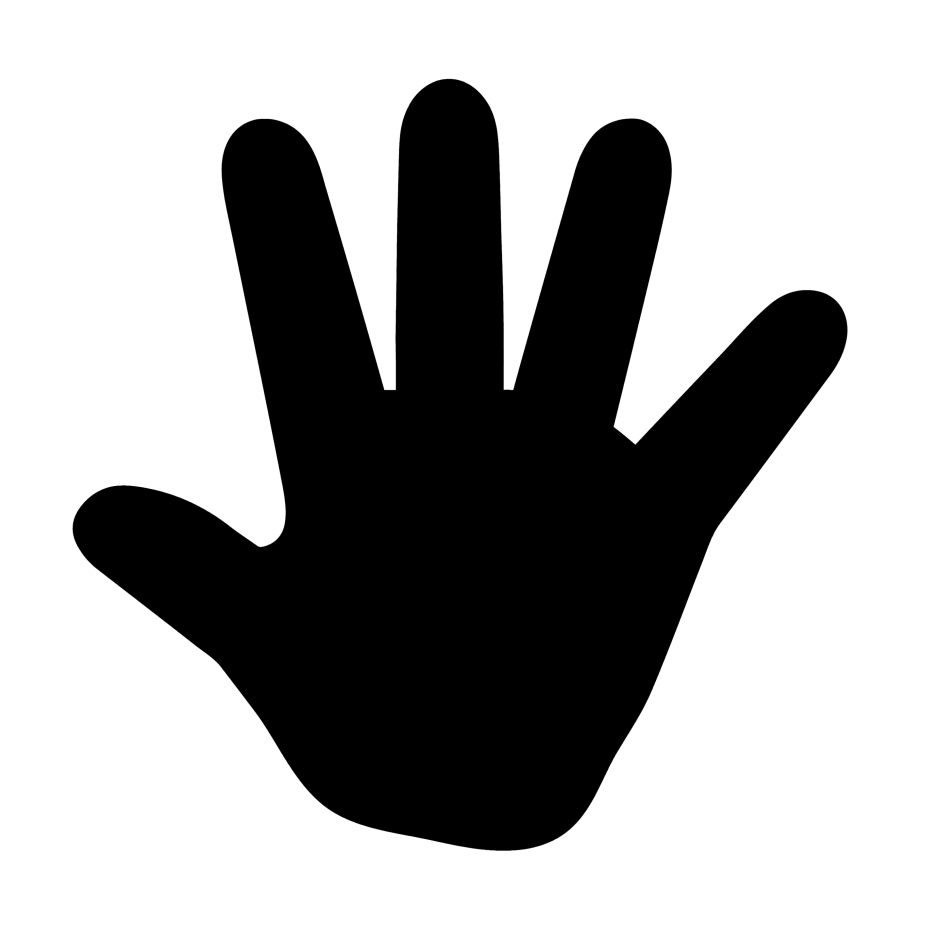
#> input picture palm.png, 2800 x 2800 px, given in place of the camera (shown at 1/3 size)
$ python cam-final3_tty.py
#> lines starting #> are read from the running program, lines starting #| are printed output that depends on the picture; after the words box and inside, x2 and y2 are one past the last pixel; in counts of white or black regions, pixels touching at a corner belong together
#!/usr/bin/env python3
# cam-final3_tty.py — ASCII preview forced to the terminal device (/dev/tty) if stdout is not visible.
# Same as your cam-final3.py, but _render_ascii_grid writes to /dev/tty fallback.

import os, sys, time, json, threading, queue, signal
import numpy as np
import cv2
import serial

cv2.setUseOptimized(True)
cv2.setNumThreads(1)

SERIAL_PORT        = os.getenv("FLIPDOT_SERIAL", "/dev/serial0")
BAUD_RATE          = int(os.getenv("FLIPDOT_BAUD", "57600"))
PANEL_ADDRESSES    = [int(x) for x in os.getenv("FLIPDOT_ADDRS", "1,2,3,4").split(",")]

RES_W, RES_H       = [int(x) for x in os.getenv("CAM_RES", "640,480").split(",")]
GUI_DEFAULT        = bool(os.environ.get("DISPLAY"))
USE_GUI            = bool(int(os.getenv("USE_GUI", "0")))  # default OFF
USE_ASCII          = bool(int(os.getenv("USE_ASCII", "1"))) # default ON
ASCII_RATE         = float(os.getenv("ASCII_RATE", "8.0"))
MIRROR             = bool(int(os.getenv("MIRROR", "1")))

SUPER              = int(os.getenv("SUPER", "5"))
BLUR_SIGMA         = float(os.getenv("BLUR_SIGMA", "1.2"))
BIN_THRESH         = float(os.getenv("BIN_THRESH", "0.50"))
MORPH_RADIUS       = int(os.getenv("MORPH_RADIUS", "0"))
DILATE_ITERS       = int(os.getenv("DILATE_ITERS", "0"))
ERODE_ITERS        = int(os.getenv("ERODE_ITERS", "0"))
USE_DITHER         = bool(int(os.getenv("USE_DITHER", "1")))

ROI_BOX            = [float(x) for x in os.getenv("ROI_BOX", "0.25,0.10,0.50,0.70").split(",")]

CAM_SIGNAL_PATH    = os.getenv("CAM_SIGNAL_PATH", "/tmp/cam_state.json")
ACTIVE_PIXELS_MIN  = int(os.getenv("ACTIVE_PIXELS_MIN", "100"))
EMA_ALPHA          = float(os.getenv("EMA_ALPHA", "0.95"))
HEARTBEAT_EVERY    = float(os.getenv("HEARTBEAT_EVERY", "0.20"))
DELTA_ALPHA        = float(os.getenv("DELTA_ALPHA", "0.90"))

BLACK_IS           = int(os.getenv("FLIP_BLACK_IS", "0"))  # your default

SEND_MIN_INTERVAL  = float(os.getenv("SEND_MIN_INTERVAL", "0.15"))
SEND_MAX_INTERVAL  = float(os.getenv("SEND_MAX_INTERVAL", "1.0"))
SEND_DELTA_MIN     = int(os.getenv("SEND_DELTA_MIN", "12"))
SEND_LOG           = bool(int(os.getenv("SEND_LOG", "1")))

HB_DEBUG           = bool(int(os.getenv("HB_DEBUG", "0")))

ASCII_LOG          = os.getenv("ASCII_LOG", "")

def _bar(pct: float, width: int = 30) -> str:
    pct = max(0.0, min(1.0, pct))
    n = int(pct * width + 0.5)
    return "[" + ("#" * n) + ("-" * (width - n)) + "]"

_BAYER_8 = (1/64.0)*np.array([
 [0,32,8,40,2,34,10,42],
 [48,16,56,24,50,18,58,26],
 [12,44,4,36,14,46,6,38],
 [60,28,52,20,62,30,54,22],
 [3,35,11,43,1,33,9,41],
 [51,19,59,27,49,17,57,25],
 [15,47,7,39,13,45,5,37],
 [63,31,55,23,61,29,53,21]
], dtype=np.float32)

def _write_tty(text: str):
    # Try stdout first
    ok = False
    if sys.stdout and (sys.stdout.isatty()):
        try:
            os.system("clear")
        except Exception:
            pass
        try:
            print(text, flush=True)
            ok = True
        except Exception:
            ok = False
    if ok:
        return
    # Fallback: write to /dev/tty directly
    try:
        with open("/dev/tty", "w") as tty:
            try:
                os.system("clear > /dev/tty 2>/dev/null")
            except Exception:
                pass
            tty.write(text)
            tty.flush()
        ok = True
    except Exception as e:
        ok = False
    # Also mirror to file if requested
    if ASCII_LOG:
        try:
            with open(ASCII_LOG, "w") as f:
                f.write(text)
        except Exception:
            pass

def _render_ascii_grid(bw: np.ndarray):
    grid = "\n".join("".join('#' if bw[y, x] else '.' for x in range(28)) for y in range(28))
    text = "[Preview] '#'=black, '.'=white\n" + grid + "\n(Ctrl+C to quit)\n"
    _write_tty(text)

def pack_flipbytes(frame28: np.ndarray):
    assert frame28.shape == (28,28)
    panels = []
    for p in range(4):
        row_offset = p * 7
        data = bytearray()
        for x in range(28):
            byte = 0
            for y in range(7):
                bit = int(frame28[row_offset + y, x]) & 1
                byte |= (bit << y)
            data.append(byte)
        panels.append(data)
#> in main, bgr is the input picture: shape (2800, 2800, 3); min 0, max 255, mean 167.1
    return panels

def serial_sender(port, baud, panel_addrs, pkt_queue: queue.Queue, running_flag):
    try:
        ser = serial.Serial(port, baud, timeout=0, write_timeout=0)
        print(f"[SER] Opened {port} @ {baud}")
    except Exception as e:
        print(f"[SER] open failed: {e}")
        return
    try:
        while running_flag["run"]:
            try:
                packet = pkt_queue.get(timeout=0.05)
                while not pkt_queue.empty():
                    packet = pkt_queue.get_nowait()
            except queue.Empty:
                continue
            try:
                for addr, data in zip(panel_addrs, packet):
                    ser.write(bytearray([0x80, 0x83, addr]) + data + bytearray([0x8F]))
                ser.flush()
            except Exception as e:
                print(f"[SER] write error: {e}")
    finally:
        try: ser.close()
        except: pass
        print("[SER] Closed")

def to_flipdot_matrix(bgr_frame, ROI_BOX=(0,0,1,1), mirror=True,
                      SUPER=5, BLUR_SIGMA=1.2, BIN_THRESH=0.5,
                      MORPH_RADIUS=0, DILATE_ITERS=0, ERODE_ITERS=0, USE_DITHER=True,
                      return_debug=False, overlay_roi=False):
#> called with ROI_BOX = (0.25, 0.1, 0.5, 0.7), mirror = True, SUPER = 5, BLUR_SIGMA = 1.2, BIN_THRESH = 0.5, MORPH_RADIUS = 0, DILATE_ITERS = 0, ERODE_ITERS = 0
    rgb = cv2.cvtColor(bgr_frame, cv2.COLOR_BGR2RGB)
    H, W = rgb.shape[:2]
#> H = 2800; W = 2800
    rx, ry, rw, rh = ROI_BOX
    x0, y0 = int(rx*W), int(ry*H)
#> x0 = 700; y0 = 280
    x1, y1 = int((rx+rw)*W), int((ry+rh)*H)
#> x1 = 2100; y1 = 2240
    roi = rgb[y0:y1, x0:x1]
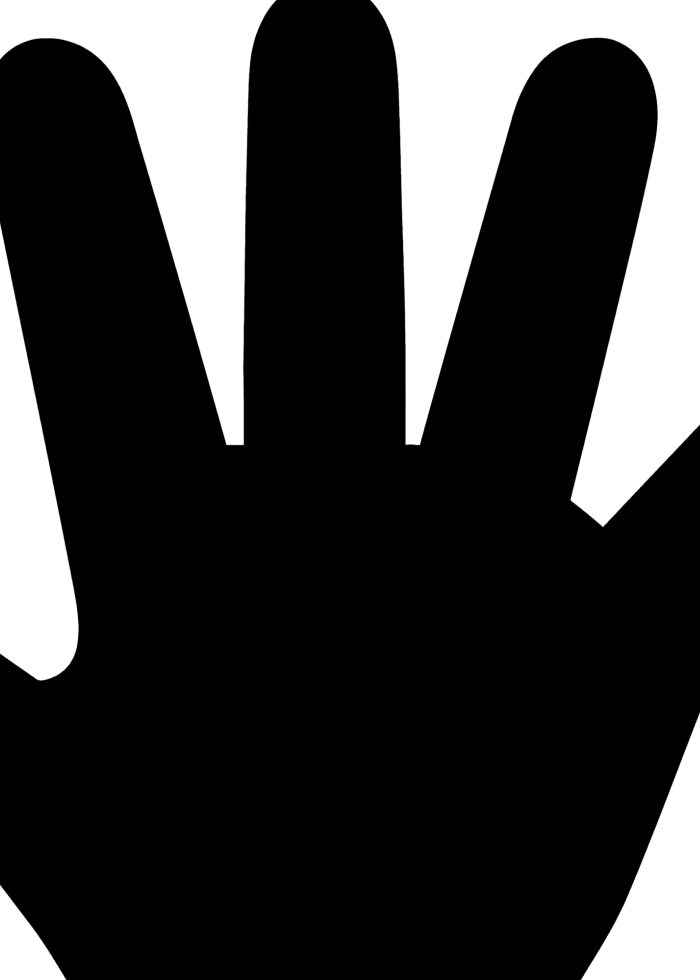
#> roi: shape (1960, 1400, 3) (shown at 1/2 size); min 0, max 255, mean 58.8

    SS = max(1, int(SUPER))
    Hi, Wi = 28*SS, 28*SS
    gray = cv2.cvtColor(roi, cv2.COLOR_RGB2GRAY)
    norm = cv2.normalize(gray, None, 0, 255, cv2.NORM_MINMAX)
    if BLUR_SIGMA > 0:
        k = max(1, int(2*BLUR_SIGMA*3)|1)
        norm = cv2.GaussianBlur(norm, (k,k), BLUR_SIGMA)
    norm_f = norm.astype(np.float32)/255.0
    _, bin_lo = cv2.threshold(norm_f, BIN_THRESH, 1.0, cv2.THRESH_BINARY)
#> bin_lo: shape (1960, 1400) float32; values 0 (black) and 1 (white), 23.1% white; 5 white regions, box (x1, y1, x2, y2) and area: (742, 0, 1400, 1053) 310449, (0, 0, 552, 890) 171564, (0, 452, 157, 1361) 79411, (1163, 1428, 1400, 1960) 57953, (0, 1771, 132, 1960) 13278
    bin_hi = cv2.resize(bin_lo, (Hi,Wi), interpolation=cv2.INTER_LINEAR)
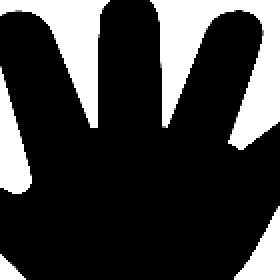
#> bin_hi: shape (140, 140) float32 (shown 2 times larger); min 0, max 1, mean 0.231

    if MORPH_RADIUS > 0:
        k = cv2.getStructuringElement(cv2.MORPH_ELLIPSE, (2*MORPH_RADIUS+1, 2*MORPH_RADIUS+1))
        if DILATE_ITERS: bin_hi = cv2.dilate(bin_hi, k, iterations=DILATE_ITERS)
        if ERODE_ITERS:  bin_hi = cv2.erode (bin_hi, k, iterations=ERODE_ITERS)

    lo = cv2.resize(bin_hi.astype(np.float32), (28,28), interpolation=cv2.INTER_AREA)
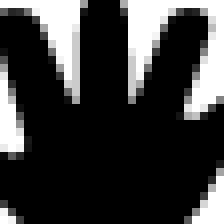
#> lo: shape (28, 28) float32 (shown 8 times larger); min 0, max 1, mean 0.231

    if USE_DITHER:
        T = np.tile(_BAYER_8, (28//8+1, 28//8+1))[:28,:28]
        bw = (lo > T).astype(np.uint8)
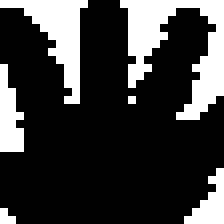
#> bw: shape (28, 28) (shown 8 times larger); values 0 (black) and 1 (white), 23.3% white; 6 white regions (3 under 20 px), largest, box (x1, y1, x2, y2) and area: (15, 0, 28, 15) 86, (0, 0, 11, 13) 52, (0, 8, 3, 19) 23
    else:
        bw = (lo > 0.5).astype(np.uint8)

    bw = 1 - bw
    if mirror:
        bw = np.fliplr(bw)
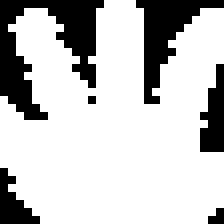
#> bw: shape (28, 28) (shown 8 times larger); values 0 (black) and 1 (white), 76.7% white; 6 black regions (3 under 20 px), largest, box (x1, y1, x2, y2) and area: (0, 0, 13, 15) 86, (17, 0, 28, 13) 52, (25, 8, 28, 19) 23

    if not return_debug:
        return bw
    cam_vis = cv2.resize(cv2.cvtColor(roi, cv2.COLOR_RGB2BGR), (224,224), interpolation=cv2.INTER_LINEAR)
    sil_vis = cv2.resize((bin_hi*255).astype(np.uint8), (224,224), interpolation=cv2.INTER_NEAREST)
    sil_vis = cv2.cvtColor(sil_vis, cv2.COLOR_GRAY2BGR)
    dot_vis = cv2.resize(bw*255, (224,224), interpolation=cv2.INTER_NEAREST)
    dot_vis = cv2.cvtColor(dot_vis, cv2.COLOR_GRAY2BGR)
    debug_panel = np.hstack([cam_vis, sil_vis, dot_vis])
    return bw, debug_panel

def main():
    running_flag = {"run": True}
    signal.signal(signal.SIGINT, lambda s,f: running_flag.update(run=False))

    cap = cv2.VideoCapture(0)
    cap.set(cv2.CAP_PROP_FRAME_WIDTH,  RES_W)
    cap.set(cv2.CAP_PROP_FRAME_HEIGHT, RES_H)
    cap.set(cv2.CAP_PROP_FPS, 60)

    pkt_queue = queue.Queue(maxsize=2)
    th = threading.Thread(target=serial_sender, args=(SERIAL_PORT, BAUD_RATE, PANEL_ADDRESSES, pkt_queue, running_flag), daemon=True)
    th.start()

    def _queue_send(frame28: np.ndarray):
        pkt = pack_flipbytes(frame28)
        try:
            pkt_queue.put(pkt, timeout=0.001)
        except queue.Full:
            try:
                _ = pkt_queue.get_nowait()
            except queue.Empty:
                pass
            pkt_queue.put_nowait(pkt)

    try:
        boot = np.zeros((28,28), dtype=np.uint8)
        if BLACK_IS == 0:
            boot = 1 - boot
        _queue_send(boot)
        time.sleep(0.05)
        print("[BOOT] Sent full-white (polarity-aware) frame.")
    except Exception as e:
        print(f"[BOOT] send failed: {e}")

    hb_last = 0.0
    ema_active = 0.0
    is_active = False
    prev_bw = None
    ema_delta = 0.0
    last_send = 0.0
    last_frame = None
    last_ascii_print = 0.0
    cam_hold_start = None
    dbg_last = 0.0

    while running_flag["run"]:
        ret, bgr = cap.read()
        if not ret or bgr is None:
            time.sleep(0.005)
            continue

        bw = to_flipdot_matrix(
            bgr, ROI_BOX=tuple(ROI_BOX), mirror=MIRROR,
            SUPER=SUPER, BLUR_SIGMA=BLUR_SIGMA, BIN_THRESH=BIN_THRESH,
            MORPH_RADIUS=MORPH_RADIUS, DILATE_ITERS=DILATE_ITERS,
            ERODE_ITERS=ERODE_ITERS, USE_DITHER=USE_DITHER
        )

        if prev_bw is None:
            delta_pixels = 0
        else:
            delta_pixels = int(np.sum(bw ^ prev_bw))
        prev_bw = bw.copy()
        ema_delta = DELTA_ALPHA * ema_delta + (1.0 - DELTA_ALPHA) * delta_pixels

        active_pixels = int(np.sum(bw))
#> active_pixels = 601
        ema_active = EMA_ALPHA * ema_active + (1.0 - EMA_ALPHA) * active_pixels
#> ema_active = 30.05
        now = time.time()
        if (now - hb_last) >= HEARTBEAT_EVERY:
            is_active = (ema_active >= ACTIVE_PIXELS_MIN)
#> is_active = False
            try:
                state = {
                    "ts": now,
                    "active_pixels": active_pixels,
                    "ema": float(ema_active),
                    "delta": int(delta_pixels),
                    "delta_ema": float(ema_delta),
                    "active": bool(is_active)
                }
#> state = {'ts': 1.8e+09, 'active_pixels': 601, 'ema': 30.05, 'delta': 0, 'delta_ema': 0, 'active': False}
                with open(CAM_SIGNAL_PATH, "w") as f:
                    json.dump(state, f)
                    f.flush()
                    os.fsync(f.fileno())
            except Exception as e:
                print(f"[HB] write error: {e}")
            hb_last = now

        if USE_ASCII and (now - last_ascii_print) >= (1.0 / max(ASCII_RATE, 1.0)):
            _render_ascii_grid(bw)
            last_ascii_print = now

        out = bw.astype(np.uint8, copy=False)
        if BLACK_IS == 0:
            out = 1 - out

        due_min = (now - last_send) >= 0.15
        due_max = (now - last_send) >= 1.0
        if last_frame is None:
            changed = out.size
#> changed = 784
        else:
            changed = int(np.sum(out ^ last_frame))
        big_change = (changed >= SEND_DELTA_MIN)
#> big_change = True

        if (due_min and big_change) or due_max:
            try:
                _queue_send(out)
            except Exception as e:
                print(f"[SEND] error: {e}")
            else:
                last_send = now
                last_frame = out.copy()
                if SEND_LOG:
                    reason = "max" if (due_max and not big_change) else "change"
#> reason = 'change'
                    print(f"\n[SEND] changed={changed:3d}  dEMA={ema_delta:5.1f}  reason={reason}")
#| [SEND] changed=784  dEMA=  0.0  reason=change

        if HB_DEBUG and (now - dbg_last) >= 0.25:
            if is_active:
                cam_hold_start = cam_hold_start or now
            else:
                cam_hold_start = None
            active_for = 0.0 if cam_hold_start is None else (now - cam_hold_start)
            try:
                trigger_target = float(os.getenv("TRIGGER_HOLD_SEC", "7.0"))
            except Exception:
                trigger_target = 7.0
            prog = active_for / trigger_target if trigger_target > 0 else 0.0
            hud = (f"[HB] active={int(is_active):1d}  "
                   f"pix={active_pixels:3d}  "
                   f"ema={ema_active:6.1f}  "
                   f"thr={ACTIVE_PIXELS_MIN:3d}  "
                   f"hold={active_for:4.1f}/{trigger_target:.1f}s  "
                   f"{_bar(prog)}  "
                   f"dEMA={ema_delta:5.1f}")
            try:
                _write_tty("\r\033[2K" + hud)
            except Exception:
                pass
            dbg_last = now

        time.sleep(0.005)

    try: cap.release()
    except: pass
    print("\n[CAM] Stopped.")

if __name__ == "__main__":
    try:
        main()
    except KeyboardInterrupt:
        pass
